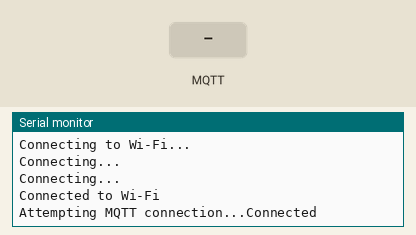
Simulated run of this sketch. Board: ESP32. Shown: the last lines printed to the serial monitor. The test bench sets the inputs (shaded band). WiFi joins after 1.5 s; servers stay silent unless stated; no MQTT or app messages arrive unless stated.

Above: at 3.2 s.
3.3 s: MQTT message "1" arrives on the first subscribed topic
At 4.4 s:
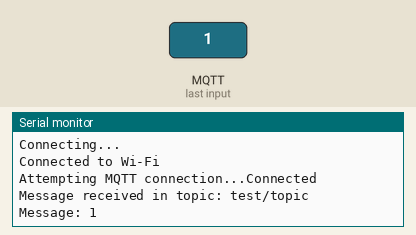
4.8 s: MQTT message "on" arrives on the first subscribed topic
At 4.96 s:
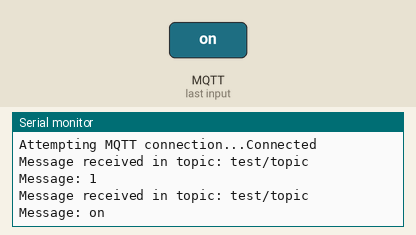
6.5 s: MQTT message "off" arrives on the first subscribed topic
At 6.9 s:
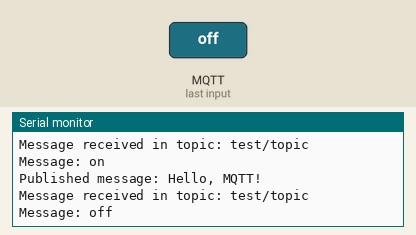

Measured:
- after the input at 3.3 s, the serial monitor: prints a new line at once (image 1)
- after the input at 4.8 s, the serial monitor: prints a new line at once (image 2)
- after the input at 6.5 s, the serial monitor: prints a new line at once (image 3)

The sketch:

MQTT_testing.ino
```cpp
#include <WiFi.h>
#include <PubSubClient.h> // MQTT library for Arduino

// Replace with your network credentials
const char* ssid = "";
const char* password = "";

// MQTT Broker details
const char* mqtt_broker = ""; // Replace with your broker's IP address
const char* topic = "test/topic";  // Replace with your desired topic
const int mqtt_port = 1883;

// WiFi and MQTT client objects
WiFiClient espClient;
PubSubClient client(espClient);

// Function to connect to Wi-Fi
void setup_wifi() {
  Serial.println("Connecting to Wi-Fi...");
  WiFi.begin(ssid, password);

  while (WiFi.status() != WL_CONNECTED) {
    delay(1000);
    Serial.println("Connecting...");
  }

  Serial.println("Connected to Wi-Fi");
}

// Callback function to handle incoming messages
void MessageReceived(char* topic, byte* message, unsigned int length) {
  Serial.print("Message received in topic: ");
  Serial.println(topic);
  Serial.print("Message: ");

  for (int i = 0; i < length; i++) {
    Serial.print((char)message[i]);
  }
  Serial.println();
}

// Reconnect function to ensure the client stays connected
void reconnect() {
  while (!client.connected()) {
    Serial.print("Attempting MQTT connection...");

    if (client.connect("ESP32_Client")) {
      Serial.println("Connected");
      client.subscribe(topic); // Subscribe to the test topic
    } else {
      Serial.print("Failed, rc=");
      Serial.print(client.state());
      Serial.println(" trying again in 5 seconds");
      delay(5000);
    }
  }
}

void setup() {
  Serial.begin(115200); // Establish serial connection
  setup_wifi();

  // Setup MQTT server and callback
  client.setServer(mqtt_broker, mqtt_port);
  client.setCallback(MessageReceived);
}

void loop() {
  // Ensure MQTT/wifi connection is maintained and reconnected if dropped during execution
  if (!client.connected()) {
    reconnect(); // Reconnect also re-subscribes to MQTT topics!
  }
  client.loop();

  // Publish a test message every 5 seconds
  static unsigned long lastPublish = 0;
  if (millis() - lastPublish > 5000) {
    String message = "Hello, MQTT!";
    client.publish(topic, message.c_str());
    Serial.print("Published message: ");
    Serial.println(message);
    lastPublish = millis();
  }
}
```
